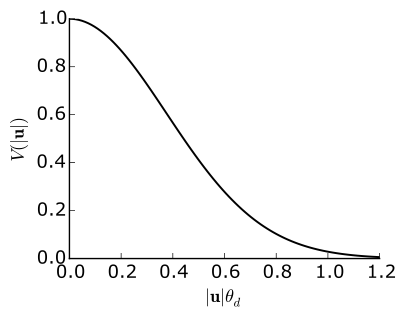

Write the Python code that produced this figure.
from plotTools import *

fig, ax = pl.subplots(1)
UnBox(ax)
#FastText()
x=linspace(0,1.2,100)
y=exp(-4*log(2)*(x/0.883)**2)
pl.plot(x,y,color="k")
pl.ylabel(r"$V(|{\bf u}|)$")
pl.xlabel(r"$|{\bf u}|\theta_d$")
SaveFigure("gaussian.pdf")
